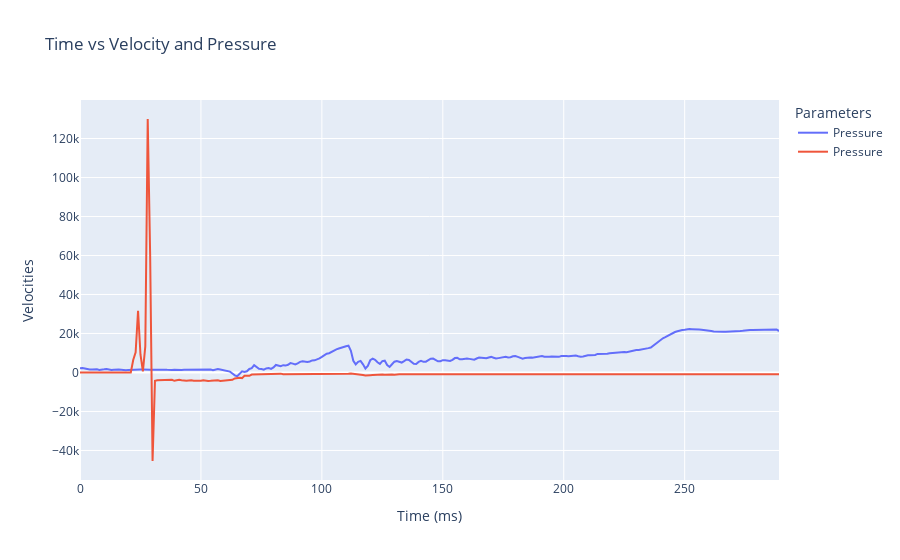

Notebook code cell kept with this figure:
### Code cell
import plotly.graph_objects as go

fig = go.Figure()

#fig.add_trace(go.Scatter(x=velocity_filtered['NewZeit'], y=velocity_filtered['Upper_Piston'], mode='lines', name='Upper_Piston'))
#fig.add_trace(go.Scatter(x=velocity_filtered['NewZeit'], y=velocity_filtered['Lower_Piston'], mode='lines', name='Lower_Piston'))
#fig.add_trace(go.Scatter(x=velocity_filtered['NewZeit'], y=velocity_filtered['Pressure'], mode='lines', name='Pressure',  yaxis = "y2"))
fig.add_trace(go.Scatter(x=velocity_filtered['NewZeit'], y=velocity_filtered['ActPress']*100, mode='lines', name='Pressure'))
fig.add_trace(go.Scatter(x=velocity_filtered['NewZeit'], y=velocity_filtered['Pressure'], mode='lines', name='Pressure'))

fig.update_layout(
    yaxis2=dict(
        title='Pressure (KPa)',
        overlaying='y',
        side='right'
    ),
    xaxis_title='Time (ms)',
    yaxis=dict(title='Velocities'),
    title='Time vs Velocity and Pressure',
    legend_title='Parameters'
)

### Figure 1 — Plotly figure (JSON) as saved in the notebook; plotly's stock layout.template omitted (floating-point values rounded to 4 significant figures; data arrays with more than 128 entries replaced by an {"elided": "..."} marker saying what was removed)
{"data": [{"mode": "lines", "name": "Pressure", "type": "scatter", "x": {"elided": "290 int values"}, "y": {"elided": "290 float values"}}, {"mode": "lines", "name": "Pressure", "type": "scatter", "x": {"elided": "290 int values"}, "y": {"elided": "290 float values"}}], "layout": {"legend": {"title": {"text": "Parameters"}}, "title": {"text": "Time vs Velocity and Pressure"}, "xaxis": {"title": {"text": "Time (ms)"}}, "yaxis": {"title": {"text": "Velocities"}}, "yaxis2": {"overlaying": "y", "side": "right", "title": {"text": "Pressure (KPa)"}}}}
